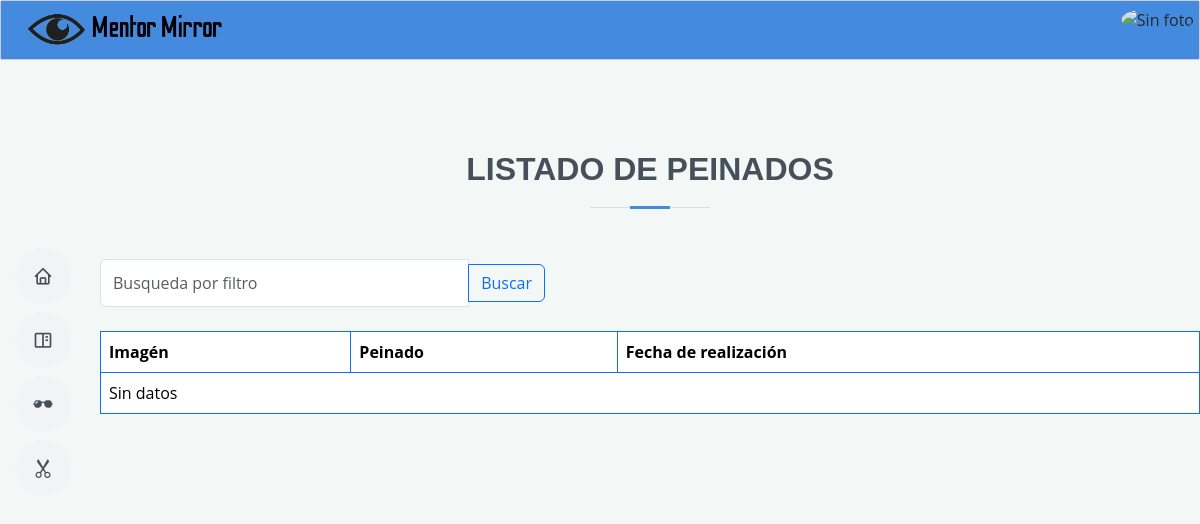
The app's page /haircut/haircut_list/ (signed in), older data.
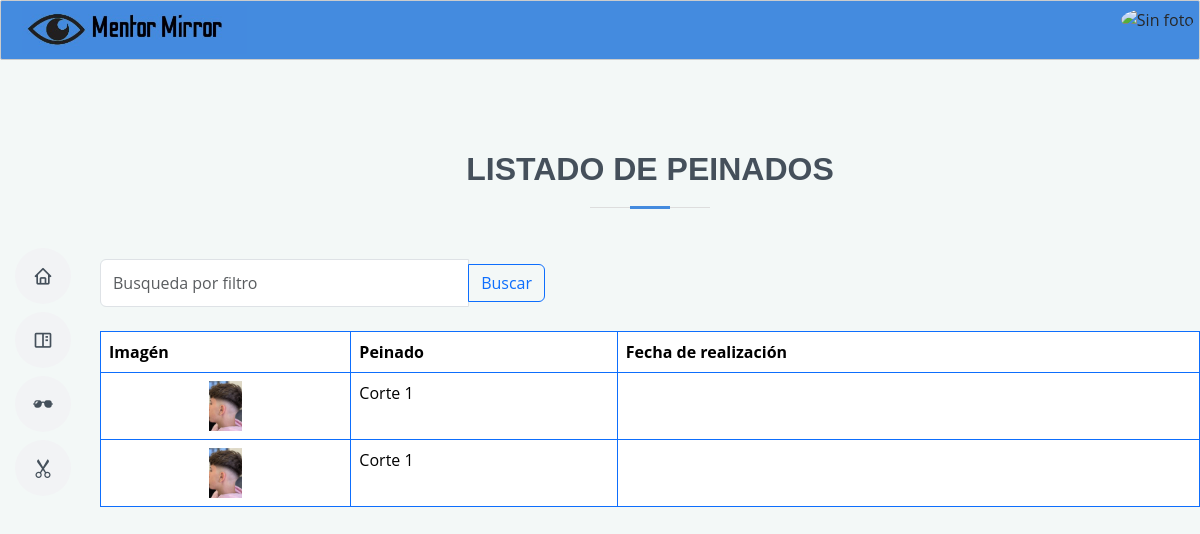
The same page, newer data.
### apps/haircut/models.py (models this page shows, shortened)
class UserHaircuts(models.Model):
    user = models.ForeignKey(User, on_delete=models.CASCADE)
    haircut = models.ForeignKey(Haircuts, on_delete=models.CASCADE)
    date = models.DateField(verbose_name='Fechas de realización', name = 'Fecha de realización', auto_now_add = True)

class Haircuts(models.Model):
    image = models.ImageField(verbose_name= 'Imagenes', name= 'Imagen', upload_to = 'haircuts/')
    name = models.CharField(verbose_name= 'Cortes', name = 'Corte', max_length= 30)
    face_shape = models.CharField(max_length= 20, choices= FACE_SHAPE_CHOICES)
    race = models.CharField(max_length= 20, choices= RACE_CHOICES, default= RACE_CHOICES[0][0])
    gender = models.CharField(max_length= 20, choices= GENDERS, default= GENDERS[0][0])
    token = models.UUIDField( default=uuid.uuid4, editable=False)

### apps/haircut/views/haircut_list.py (the view)
# urls.py: path('haircut_list/', haircut_list.HaircutList.as_view(), name="haircut_list"),
class HaircutList(LoginRequiredMixin, ListView):
    model = UserHaircuts
    template_name = 'haircut_list.html'
    context_object_name = 'haircuts'
    paginate_by = 5
    queryset = None
    def get_queryset(self):
        query = self.request.GET.get('query')
        queryset = self.model.objects.filter(user=self.request.user)
        if query:
            queryset = queryset.filter(Q(haircut__Corte__icontains = query) | Q(date__icontains = query))
            return queryset
        return queryset
    def get_context_data(self, **kwargs):
        context = super().get_context_data(**kwargs)
        context['title'] = 'Listado de peinados'
        return context

### apps/haircut/templates/haircut_list.html (shortened to what this page needs)
{% extends "components/base.html" %}
{% load static %}
{% block content %}
<section id="portfolio" class="portfolio section-bg">
    <div class="section-title">
        <h2>{{title}}</h2>
      </div>
      <form action="" style="max-width: 450px;">
        <div class="input-group">
            <input type="text" class="form-control" placeholder="Busqueda por filtro" name="query" value="{{ request.GET.query }}">
            <button class="btn btn-outline-primary" data-bs-toggle="tooltip" data-bs-title="Busqueda por filtro">
                Buscar
            </button>
        </div>
    </form>
    <br>
    <table class="table table-bordered border-primary" colspan="6">
        <thead>
            <tr>
              <th scope="col">Imagén</th>
              <th scope="col">Peinado</th>
              <th scope="col">Fecha de realización</th>
            </tr>
          </thead>
          <tbody>
            {% for haircut in haircuts %}
            <tr>
                <td><img src='{{haircut.haircut.Imagen.url}}'></td>
                <td>{{haircut.haircut.Corte}}</td>
                <td>{{haircut.date}}</td>
            </tr>
            {% empty %}
            <tr>
                <td colspan="3">Sin datos</td>
            </tr>
            {% endfor %}
          </tbody>
    </table>
</section>
{% endblock content %}

Row changes from the older to the newer data that the page shows:
added UserHaircuts: haircut.Imagen (picture), haircut.Corte "Corte 1"
added UserHaircuts: haircut.Imagen (picture), haircut.Corte "Corte 1"
Text that changed along with them:
text no longer shown: "Sin datos"
